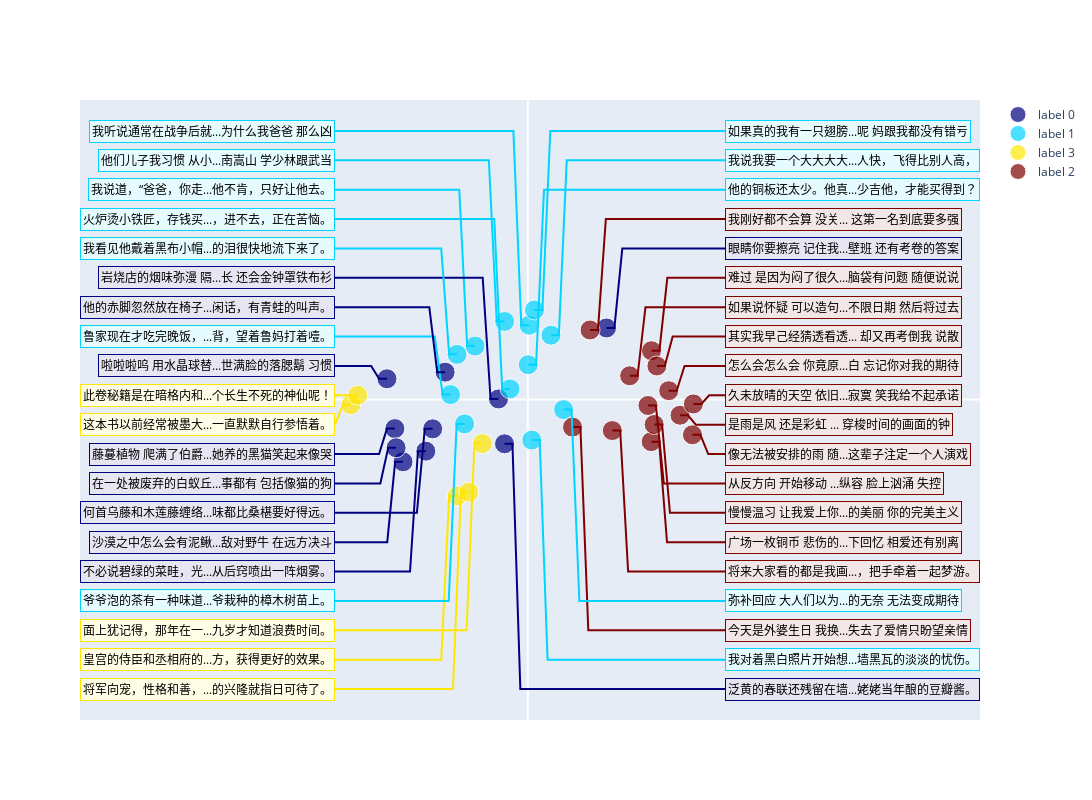

The notebook cell this image was saved under:
### Code cell
import sys
sys.path.append("../")
from lib.tsne import TSNE_Plot
tsne_plot_openai = TSNE_Plot(merged_list, merged_embed_openai, n_clusters = 4)
tsne_plot_openai.tsne_plot(n_sentence=40)

### Figure 1 — Plotly figure (JSON) as saved in the notebook; plotly's stock layout.template omitted (floating-point values rounded to 4 significant figures)
{"data": [{"legendgroup": "lines", "marker": {"color": "#000080", "size": [20, 20, 20, 20, 20, 20, 20, 20, 20, 20]}, "mode": "markers", "name": "label 0", "showlegend": true, "type": "scatter", "x": [-6.454, -7.897, 4.982, -1.855, -8.415, -1.472, -6.02, -5.233, -8.335, -8.914], "y": [-4.066, -4.909, 5.643, 0.04715, -2.291, -3.488, -2.307, 2.161, -3.799, 1.635]}, {"legendgroup": "lines", "marker": {"color": "#00d4ff", "size": [20, 20, 20, 20, 20, 20, 20, 20, 20, 20, 20, 20]}, "mode": "markers", "name": "label 1", "showlegend": true, "type": "scatter", "x": [-3.337, -4.89, -1.123, 0.08738, -4.004, 1.465, -4.479, -1.465, 0.0247, 0.425, 0.2517, 2.264], "y": [4.216, 0.3928, 0.8381, 5.855, -1.92, 5.07, 3.561, 6.156, 2.747, 7.055, -3.193, -0.7938]}, {"legendgroup": "lines", "marker": {"color": "#ffe600", "size": [20, 20, 20, 20, 20]}, "mode": "markers", "name": "label 3", "showlegend": true, "type": "scatter", "x": [-4.478, -11.2, -3.734, -10.77, -2.878], "y": [-7.604, -0.4034, -7.299, 0.3387, -3.467]}, {"legendgroup": "lines", "marker": {"color": "#800000", "size": [20, 20, 20, 20, 20, 20, 20, 20, 20, 20, 20, 20, 20]}, "mode": "markers", "name": "label 2", "showlegend": true, "type": "scatter", "x": [9.636, 10.48, 6.448, 7.831, 7.813, 2.831, 3.941, 7.608, 8.921, 7.998, 8.171, 10.42, 5.35], "y": [-1.238, -0.3438, 1.872, 3.848, -3.318, -2.171, 5.483, -0.4662, 0.6981, -1.965, 2.647, -2.777, -2.444]}, {"legendgroup": "lines", "line": {"color": "#000080"}, "mode": "lines", "showlegend": false, "type": "scatter", "x": [-12.2, -7.454, -6.954, -6.454], "y": [-13.55, -13.55, -4.066, -4.066]}, {"legendgroup": "lines", "line": {"color": "#00d4ff"}, "mode": "lines", "showlegend": false, "type": "scatter", "x": [-12.2, -4.337, -3.837, -3.337], "y": [16.54, 16.54, 4.216, 4.216]}, {"legendgroup": "lines", "line": {"color": "#ffe600"}, "mode": "lines", "showlegend": false, "type": "scatter", "x": [-12.2, -5.478, -4.978, -4.478], "y": [-20.5, -20.5, -7.604, -7.604]}, {"legendgroup": "lines", "line": {"color": "#ffe600"}, "mode": "lines", "showlegend": false, "type": "scatter", "x": [-12.2, -12.2, -11.7, -11.2], "y": [-1.981, -1.981, -0.4034, -0.4034]}, {"legendgroup": "lines", "line": {"color": "#00d4ff"}, "mode": "lines", "showlegend": false, "type": "scatter", "x": [-12.2, -5.89, -5.39, -4.89], "y": [4.963, 4.963, 0.3928, 0.3928]}, {"legendgroup": "lines", "line": {"color": "#000080"}, "mode": "lines", "showlegend": false, "type": "scatter", "x": [-12.2, -8.897, -8.397, -7.897], "y": [-11.24, -11.24, -4.909, -4.909]}, {"legendgroup": "lines", "line": {"color": "#000080"}, "mode": "lines", "showlegend": false, "type": "scatter", "x": [12.48, 5.982, 5.482, 4.982], "y": [11.91, 11.91, 5.643, 5.643]}, {"legendgroup": "lines", "line": {"color": "#000080"}, "mode": "lines", "showlegend": false, "type": "scatter", "x": [-12.2, -2.855, -2.355, -1.855], "y": [9.592, 9.592, 0.04715, 0.04715]}, {"legendgroup": "lines", "line": {"color": "#000080"}, "mode": "lines", "showlegend": false, "type": "scatter", "x": [-12.2, -9.415, -8.915, -8.415], "y": [-4.296, -4.296, -2.291, -2.291]}, {"legendgroup": "lines", "line": {"color": "#00d4ff"}, "mode": "lines", "showlegend": false, "type": "scatter", "x": [-12.2, -2.123, -1.623, -1.123], "y": [14.22, 14.22, 0.8381, 0.8381]}, {"legendgroup": "lines", "line": {"color": "#800000"}, "mode": "lines", "showlegend": false, "type": "scatter", "x": [12.48, 10.64, 10.14, 9.636], "y": [-1.981, -1.981, -1.238, -1.238]}, {"legendgroup": "lines", "line": {"color": "#800000"}, "mode": "lines", "showlegend": false, "type": "scatter", "x": [12.48, 11.48, 10.98, 10.48], "y": [0.3337, 0.3337, -0.3438, -0.3438]}, {"legendgroup": "lines", "line": {"color": "#800000"}, "mode": "lines", "showlegend": false, "type": "scatter", "x": [12.48, 7.448, 6.948, 6.448], "y": [7.278, 7.278, 1.872, 1.872]}, {"legendgroup": "lines", "line": {"color": "#800000"}, "mode": "lines", "showlegend": false, "type": "scatter", "x": [12.48, 8.831, 8.331, 7.831], "y": [9.592, 9.592, 3.848, 3.848]}, {"legendgroup": "lines", "line": {"color": "#800000"}, "mode": "lines", "showlegend": false, "type": "scatter", "x": [12.48, 8.813, 8.313, 7.813], "y": [-11.24, -11.24, -3.318, -3.318]}, {"legendgroup": "lines", "line": {"color": "#00d4ff"}, "mode": "lines", "showlegend": false, "type": "scatter", "x": [-12.2, -0.9126, -0.4126, 0.08738], "y": [21.17, 21.17, 5.855, 5.855]}, {"legendgroup": "lines", "line": {"color": "#000080"}, "mode": "lines", "showlegend": false, "type": "scatter", "x": [12.48, -0.4723, -0.9723, -1.472], "y": [-22.81, -22.81, -3.488, -3.488]}, {"legendgroup": "lines", "line": {"color": "#00d4ff"}, "mode": "lines", "showlegend": false, "type": "scatter", "x": [-12.2, -5.004, -4.504, -4.004], "y": [-15.87, -15.87, -1.92, -1.92]}, {"legendgroup": "lines", "line": {"color": "#800000"}, "mode": "lines", "showlegend": false, "type": "scatter", "x": [12.48, 3.831, 3.331, 2.831], "y": [-18.18, -18.18, -2.171, -2.171]}, {"legendgroup": "lines", "line": {"color": "#00d4ff"}, "mode": "lines", "showlegend": false, "type": "scatter", "x": [12.48, 2.465, 1.965, 1.465], "y": [18.85, 18.85, 5.07, 5.07]}, {"legendgroup": "lines", "line": {"color": "#000080"}, "mode": "lines", "showlegend": false, "type": "scatter", "x": [-12.2, -7.02, -6.52, -6.02], "y": [-8.925, -8.925, -2.307, -2.307]}, {"legendgroup": "lines", "line": {"color": "#00d4ff"}, "mode": "lines", "showlegend": false, "type": "scatter", "x": [-12.2, -5.479, -4.979, -4.479], "y": [11.91, 11.91, 3.561, 3.561]}, {"legendgroup": "lines", "line": {"color": "#ffe600"}, "mode": "lines", "showlegend": false, "type": "scatter", "x": [-12.2, -4.734, -4.234, -3.734], "y": [-22.81, -22.81, -7.299, -7.299]}, {"legendgroup": "lines", "line": {"color": "#ffe600"}, "mode": "lines", "showlegend": false, "type": "scatter", "x": [-12.2, -11.77, -11.27, -10.77], "y": [0.3337, 0.3337, 0.3387, 0.3387]}, {"legendgroup": "lines", "line": {"color": "#000080"}, "mode": "lines", "showlegend": false, "type": "scatter", "x": [-12.2, -6.233, -5.733, -5.233], "y": [7.278, 7.278, 2.161, 2.161]}, {"legendgroup": "lines", "line": {"color": "#000080"}, "mode": "lines", "showlegend": false, "type": "scatter", "x": [-12.2, -9.335, -8.835, -8.335], "y": [-6.61, -6.61, -3.799, -3.799]}, {"legendgroup": "lines", "line": {"color": "#800000"}, "mode": "lines", "showlegend": false, "type": "scatter", "x": [12.48, 4.941, 4.441, 3.941], "y": [14.22, 14.22, 5.483, 5.483]}, {"legendgroup": "lines", "line": {"color": "#00d4ff"}, "mode": "lines", "showlegend": false, "type": "scatter", "x": [-12.2, -2.465, -1.965, -1.465], "y": [18.85, 18.85, 6.156, 6.156]}, {"legendgroup": "lines", "line": {"color": "#000080"}, "mode": "lines", "showlegend": false, "type": "scatter", "x": [-12.2, -9.914, -9.414, -8.914], "y": [2.648, 2.648, 1.635, 1.635]}, {"legendgroup": "lines", "line": {"color": "#00d4ff"}, "mode": "lines", "showlegend": false, "type": "scatter", "x": [12.48, 1.025, 0.5247, 0.0247], "y": [16.54, 16.54, 2.747, 2.747]}, {"legendgroup": "lines", "line": {"color": "#800000"}, "mode": "lines", "showlegend": false, "type": "scatter", "x": [12.48, 8.608, 8.108, 7.608], "y": [-6.61, -6.61, -0.4662, -0.4662]}, {"legendgroup": "lines", "line": {"color": "#800000"}, "mode": "lines", "showlegend": false, "type": "scatter", "x": [12.48, 9.921, 9.421, 8.921], "y": [2.648, 2.648, 0.6981, 0.6981]}, {"legendgroup": "lines", "line": {"color": "#800000"}, "mode": "lines", "showlegend": false, "type": "scatter", "x": [12.48, 8.998, 8.498, 7.998], "y": [-8.925, -8.925, -1.965, -1.965]}, {"legendgroup": "lines", "line": {"color": "#800000"}, "mode": "lines", "showlegend": false, "type": "scatter", "x": [12.48, 9.171, 8.671, 8.171], "y": [4.963, 4.963, 2.647, 2.647]}, {"legendgroup": "lines", "line": {"color": "#800000"}, "mode": "lines", "showlegend": false, "type": "scatter", "x": [12.48, 11.42, 10.92, 10.42], "y": [-4.296, -4.296, -2.777, -2.777]}, {"legendgroup": "lines", "line": {"color": "#00d4ff"}, "mode": "lines", "showlegend": false, "type": "scatter", "x": [12.48, 1.425, 0.925, 0.425], "y": [21.17, 21.17, 7.055, 7.055]}, {"legendgroup": "lines", "line": {"color": "#00d4ff"}, "mode": "lines", "showlegend": false, "type": "scatter", "x": [12.48, 1.252, 0.7517, 0.2517], "y": [-20.5, -20.5, -3.193, -3.193]}, {"legendgroup": "lines", "line": {"color": "#ffe600"}, "mode": "lines", "showlegend": false, "type": "scatter", "x": [-12.2, -3.878, -3.378, -2.878], "y": [-18.18, -18.18, -3.467, -3.467]}, {"legendgroup": "lines", "line": {"color": "#00d4ff"}, "mode": "lines", "showlegend": false, "type": "scatter", "x": [12.48, 3.264, 2.764, 2.264], "y": [-15.87, -15.87, -0.7938, -0.7938]}, {"legendgroup": "lines", "line": {"color": "#800000"}, "mode": "lines", "showlegend": false, "type": "scatter", "x": [12.48, 6.35, 5.85, 5.35], "y": [-13.55, -13.55, -2.444, -2.444]}], "layout": {"annotations": [{"bgcolor": "#e6e6f2", "bordercolor": "#000080", "borderpad": 2, "font": {"color": "black"}, "showarrow": false, "text": "不必说碧绿的菜畦，光...从后窍喷出一阵烟雾。", "x": -12.2, "xanchor": "right", "xref": "x", "y": -13.55, "yanchor": "middle", "yref": "y"}, {"bgcolor": "#e6fbff", "bordercolor": "#00d4ff", "borderpad": 2, "font": {"color": "black"}, "showarrow": false, "text": "我说道，“爸爸，你走...他不肯，只好让他去。", "x": -12.2, "xanchor": "right", "xref": "x", "y": 16.54, "yanchor": "middle", "yref": "y"}, {"bgcolor": "#fffde6", "bordercolor": "#ffe600", "borderpad": 2, "font": {"color": "black"}, "showarrow": false, "text": "皇宫的侍臣和丞相府的...方，获得更好的效果。", "x": -12.2, "xanchor": "right", "xref": "x", "y": -20.5, "yanchor": "middle", "yref": "y"}, {"bgcolor": "#fffde6", "bordercolor": "#ffe600", "borderpad": 2, "font": {"color": "black"}, "showarrow": false, "text": "这本书以前经常被墨大...一直默默自行参悟着。", "x": -12.2, "xanchor": "right", "xref": "x", "y": -1.981, "yanchor": "middle", "yref": "y"}, {"bgcolor": "#e6fbff", "bordercolor": "#00d4ff", "borderpad": 2, "font": {"color": "black"}, "showarrow": false, "text": "鲁家现在才吃完晚饭，...背，望着鲁妈打着噎。", "x": -12.2, "xanchor": "right", "xref": "x", "y": 4.963, "yanchor": "middle", "yref": "y"}, {"bgcolor": "#e6e6f2", "bordercolor": "#000080", "borderpad": 2, "font": {"color": "black"}, "showarrow": false, "text": "沙漠之中怎么会有泥鳅...敌对野牛 在远方决斗", "x": -12.2, "xanchor": "right", "xref": "x", "y": -11.24, "yanchor": "middle", "yref": "y"}, {"bgcolor": "#e6e6f2", "bordercolor": "#000080", "borderpad": 2, "font": {"color": "black"}, "showarrow": false, "text": "眼睛你要擦亮 记住我...壁班 还有考卷的答案", "x": 12.48, "xanchor": "left", "xref": "x", "y": 11.91, "yanchor": "middle", "yref": "y"}, {"bgcolor": "#e6e6f2", "bordercolor": "#000080", "borderpad": 2, "font": {"color": "black"}, "showarrow": false, "text": "岩烧店的烟味弥漫 隔...长 还会金钟罩铁布衫", "x": -12.2, "xanchor": "right", "xref": "x", "y": 9.592, "yanchor": "middle", "yref": "y"}, {"bgcolor": "#e6e6f2", "bordercolor": "#000080", "borderpad": 2, "font": {"color": "black"}, "showarrow": false, "text": "藤蔓植物 爬满了伯爵...她养的黑猫笑起来像哭", "x": -12.2, "xanchor": "right", "xref": "x", "y": -4.296, "yanchor": "middle", "yref": "y"}, {"bgcolor": "#e6fbff", "bordercolor": "#00d4ff", "borderpad": 2, "font": {"color": "black"}, "showarrow": false, "text": "火炉烫小铁匠，存钱买...，进不去，正在苦恼。", "x": -12.2, "xanchor": "right", "xref": "x", "y": 14.22, "yanchor": "middle", "yref": "y"}, {"bgcolor": "#f2e6e6", "bordercolor": "#800000", "borderpad": 2, "font": {"color": "black"}, "showarrow": false, "text": "是雨是风 还是彩虹 ... 穿梭时间的画面的钟", "x": 12.48, "xanchor": "left", "xref": "x", "y": -1.981, "yanchor": "middle", "yref": "y"}, {"bgcolor": "#f2e6e6", "bordercolor": "#800000", "borderpad": 2, "font": {"color": "black"}, "showarrow": false, "text": "久未放晴的天空 依旧...寂寞 笑我给不起承诺", "x": 12.48, "xanchor": "left", "xref": "x", "y": 0.3337, "yanchor": "middle", "yref": "y"}, {"bgcolor": "#f2e6e6", "bordercolor": "#800000", "borderpad": 2, "font": {"color": "black"}, "showarrow": false, "text": "如果说怀疑 可以造句...不限日期 然后将过去", "x": 12.48, "xanchor": "left", "xref": "x", "y": 7.278, "yanchor": "middle", "yref": "y"}, {"bgcolor": "#f2e6e6", "bordercolor": "#800000", "borderpad": 2, "font": {"color": "black"}, "showarrow": false, "text": "难过 是因为闷了很久...脑袋有问题 随便说说", "x": 12.48, "xanchor": "left", "xref": "x", "y": 9.592, "yanchor": "middle", "yref": "y"}, {"bgcolor": "#f2e6e6", "bordercolor": "#800000", "borderpad": 2, "font": {"color": "black"}, "showarrow": false, "text": "广场一枚铜币 悲伤的...下回忆 相爱还有别离", "x": 12.48, "xanchor": "left", "xref": "x", "y": -11.24, "yanchor": "middle", "yref": "y"}, {"bgcolor": "#e6fbff", "bordercolor": "#00d4ff", "borderpad": 2, "font": {"color": "black"}, "showarrow": false, "text": "我听说通常在战争后就...为什么我爸爸 那么凶", "x": -12.2, "xanchor": "right", "xref": "x", "y": 21.17, "yanchor": "middle", "yref": "y"}, {"bgcolor": "#e6e6f2", "bordercolor": "#000080", "borderpad": 2, "font": {"color": "black"}, "showarrow": false, "text": "泛黄的春联还残留在墙...姥姥当年酿的豆瓣酱。", "x": 12.48, "xanchor": "left", "xref": "x", "y": -22.81, "yanchor": "middle", "yref": "y"}, {"bgcolor": "#e6fbff", "bordercolor": "#00d4ff", "borderpad": 2, "font": {"color": "black"}, "showarrow": false, "text": "爷爷泡的茶有一种味道...爷栽种的樟木树苗上。", "x": -12.2, "xanchor": "right", "xref": "x", "y": -15.87, "yanchor": "middle", "yref": "y"}, {"bgcolor": "#f2e6e6", "bordercolor": "#800000", "borderpad": 2, "font": {"color": "black"}, "showarrow": false, "text": "今天是外婆生日 我换...失去了爱情只盼望亲情", "x": 12.48, "xanchor": "left", "xref": "x", "y": -18.18, "yanchor": "middle", "yref": "y"}, {"bgcolor": "#e6fbff", "bordercolor": "#00d4ff", "borderpad": 2, "font": {"color": "black"}, "showarrow": false, "text": "我说我要一个大大大大...人快，飞得比别人高，", "x": 12.48, "xanchor": "left", "xref": "x", "y": 18.85, "yanchor": "middle", "yref": "y"}, {"bgcolor": "#e6e6f2", "bordercolor": "#000080", "borderpad": 2, "font": {"color": "black"}, "showarrow": false, "text": "何首乌藤和木莲藤缠络...味都比桑椹要好得远。", "x": -12.2, "xanchor": "right", "xref": "x", "y": -8.925, "yanchor": "middle", "yref": "y"}, {"bgcolor": "#e6fbff", "bordercolor": "#00d4ff", "borderpad": 2, "font": {"color": "black"}, "showarrow": false, "text": "我看见他戴着黑布小帽...的泪很快地流下来了。", "x": -12.2, "xanchor": "right", "xref": "x", "y": 11.91, "yanchor": "middle", "yref": "y"}, {"bgcolor": "#fffde6", "bordercolor": "#ffe600", "borderpad": 2, "font": {"color": "black"}, "showarrow": false, "text": "将军向宠，性格和善，...的兴隆就指日可待了。", "x": -12.2, "xanchor": "right", "xref": "x", "y": -22.81, "yanchor": "middle", "yref": "y"}, {"bgcolor": "#fffde6", "bordercolor": "#ffe600", "borderpad": 2, "font": {"color": "black"}, "showarrow": false, "text": "此卷秘籍是在暗格内和...个长生不死的神仙呢！", "x": -12.2, "xanchor": "right", "xref": "x", "y": 0.3337, "yanchor": "middle", "yref": "y"}, {"bgcolor": "#e6e6f2", "bordercolor": "#000080", "borderpad": 2, "font": {"color": "black"}, "showarrow": false, "text": "他的赤脚忽然放在椅子...闲话，有青蛙的叫声。", "x": -12.2, "xanchor": "right", "xref": "x", "y": 7.278, "yanchor": "middle", "yref": "y"}, {"bgcolor": "#e6e6f2", "bordercolor": "#000080", "borderpad": 2, "font": {"color": "black"}, "showarrow": false, "text": "在一处被废弃的白蚁丘...事都有 包括像猫的狗", "x": -12.2, "xanchor": "right", "xref": "x", "y": -6.61, "yanchor": "middle", "yref": "y"}, {"bgcolor": "#f2e6e6", "bordercolor": "#800000", "borderpad": 2, "font": {"color": "black"}, "showarrow": false, "text": "我刚好都不会算 没关... 这第一名到底要多强", "x": 12.48, "xanchor": "left", "xref": "x", "y": 14.22, "yanchor": "middle", "yref": "y"}, {"bgcolor": "#e6fbff", "bordercolor": "#00d4ff", "borderpad": 2, "font": {"color": "black"}, "showarrow": false, "text": "他们儿子我习惯 从小...南嵩山 学少林跟武当", "x": -12.2, "xanchor": "right", "xref": "x", "y": 18.85, "yanchor": "middle", "yref": "y"}, {"bgcolor": "#e6e6f2", "bordercolor": "#000080", "borderpad": 2, "font": {"color": "black"}, "showarrow": false, "text": "啦啦啦呜 用水晶球替...世满脸的落腮鬍 习惯", "x": -12.2, "xanchor": "right", "xref": "x", "y": 2.648, "yanchor": "middle", "yref": "y"}, {"bgcolor": "#e6fbff", "bordercolor": "#00d4ff", "borderpad": 2, "font": {"color": "black"}, "showarrow": false, "text": "他的铜板还太少。他真...少吉他，才能买得到？", "x": 12.48, "xanchor": "left", "xref": "x", "y": 16.54, "yanchor": "middle", "yref": "y"}, {"bgcolor": "#f2e6e6", "bordercolor": "#800000", "borderpad": 2, "font": {"color": "black"}, "showarrow": false, "text": "从反方向 开始移动 ...纵容 脸上汹涌 失控", "x": 12.48, "xanchor": "left", "xref": "x", "y": -6.61, "yanchor": "middle", "yref": "y"}, {"bgcolor": "#f2e6e6", "bordercolor": "#800000", "borderpad": 2, "font": {"color": "black"}, "showarrow": false, "text": "怎么会怎么会 你竟原...白 忘记你对我的期待", "x": 12.48, "xanchor": "left", "xref": "x", "y": 2.648, "yanchor": "middle", "yref": "y"}, {"bgcolor": "#f2e6e6", "bordercolor": "#800000", "borderpad": 2, "font": {"color": "black"}, "showarrow": false, "text": "慢慢温习 让我爱上你...的美丽 你的完美主义", "x": 12.48, "xanchor": "left", "xref": "x", "y": -8.925, "yanchor": "middle", "yref": "y"}, {"bgcolor": "#f2e6e6", "bordercolor": "#800000", "borderpad": 2, "font": {"color": "black"}, "showarrow": false, "text": "其实我早己经猜透看透... 却又再考倒我 说散", "x": 12.48, "xanchor": "left", "xref": "x", "y": 4.963, "yanchor": "middle", "yref": "y"}, {"bgcolor": "#f2e6e6", "bordercolor": "#800000", "borderpad": 2, "font": {"color": "black"}, "showarrow": false, "text": "像无法被安排的雨 随...这辈子注定一个人演戏", "x": 12.48, "xanchor": "left", "xref": "x", "y": -4.296, "yanchor": "middle", "yref": "y"}, {"bgcolor": "#e6fbff", "bordercolor": "#00d4ff", "borderpad": 2, "font": {"color": "black"}, "showarrow": false, "text": "如果真的我有一只翅膀...呢 妈跟我都没有错亏", "x": 12.48, "xanchor": "left", "xref": "x", "y": 21.17, "yanchor": "middle", "yref": "y"}, {"bgcolor": "#e6fbff", "bordercolor": "#00d4ff", "borderpad": 2, "font": {"color": "black"}, "showarrow": false, "text": "我对着黑白照片开始想...墙黑瓦的淡淡的忧伤。", "x": 12.48, "xanchor": "left", "xref": "x", "y": -20.5, "yanchor": "middle", "yref": "y"}, {"bgcolor": "#fffde6", "bordercolor": "#ffe600", "borderpad": 2, "font": {"color": "black"}, "showarrow": false, "text": "面上犹记得，那年在一...九岁才知道浪费时间。", "x": -12.2, "xanchor": "right", "xref": "x", "y": -18.18, "yanchor": "middle", "yref": "y"}, {"bgcolor": "#e6fbff", "bordercolor": "#00d4ff", "borderpad": 2, "font": {"color": "black"}, "showarrow": false, "text": "弥补回应 大人们以为...的无奈 无法变成期待", "x": 12.48, "xanchor": "left", "xref": "x", "y": -15.87, "yanchor": "middle", "yref": "y"}, {"bgcolor": "#f2e6e6", "bordercolor": "#800000", "borderpad": 2, "font": {"color": "black"}, "showarrow": false, "text": "将来大家看的都是我画...，把手牵着一起梦游。", "x": 12.48, "xanchor": "left", "xref": "x", "y": -13.55, "yanchor": "middle", "yref": "y"}], "autosize": false, "height": 800, "width": 1500, "xaxis": {"tickvals": []}, "yaxis": {"tickvals": []}}}
